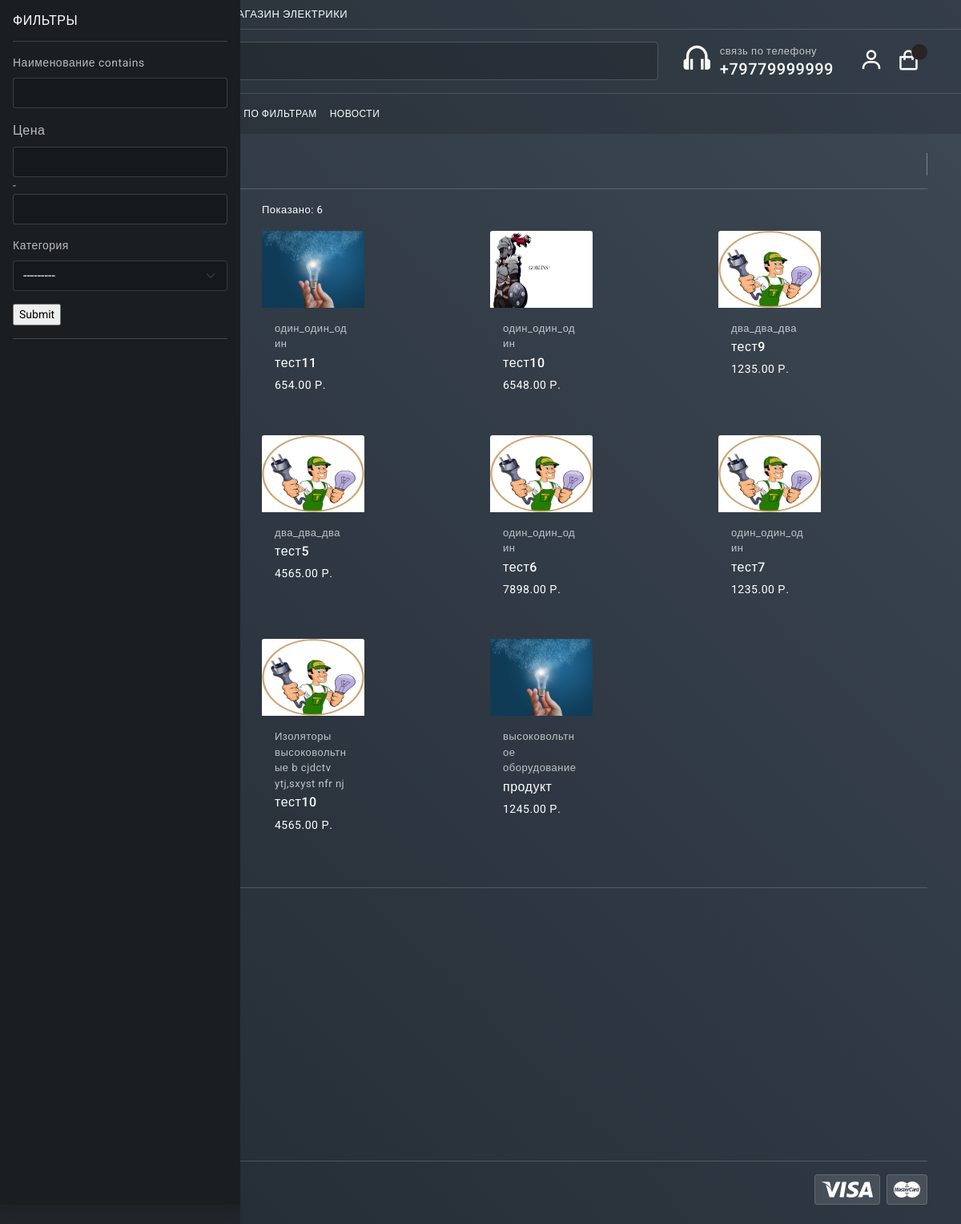
Before: /filterpage with the older database file.
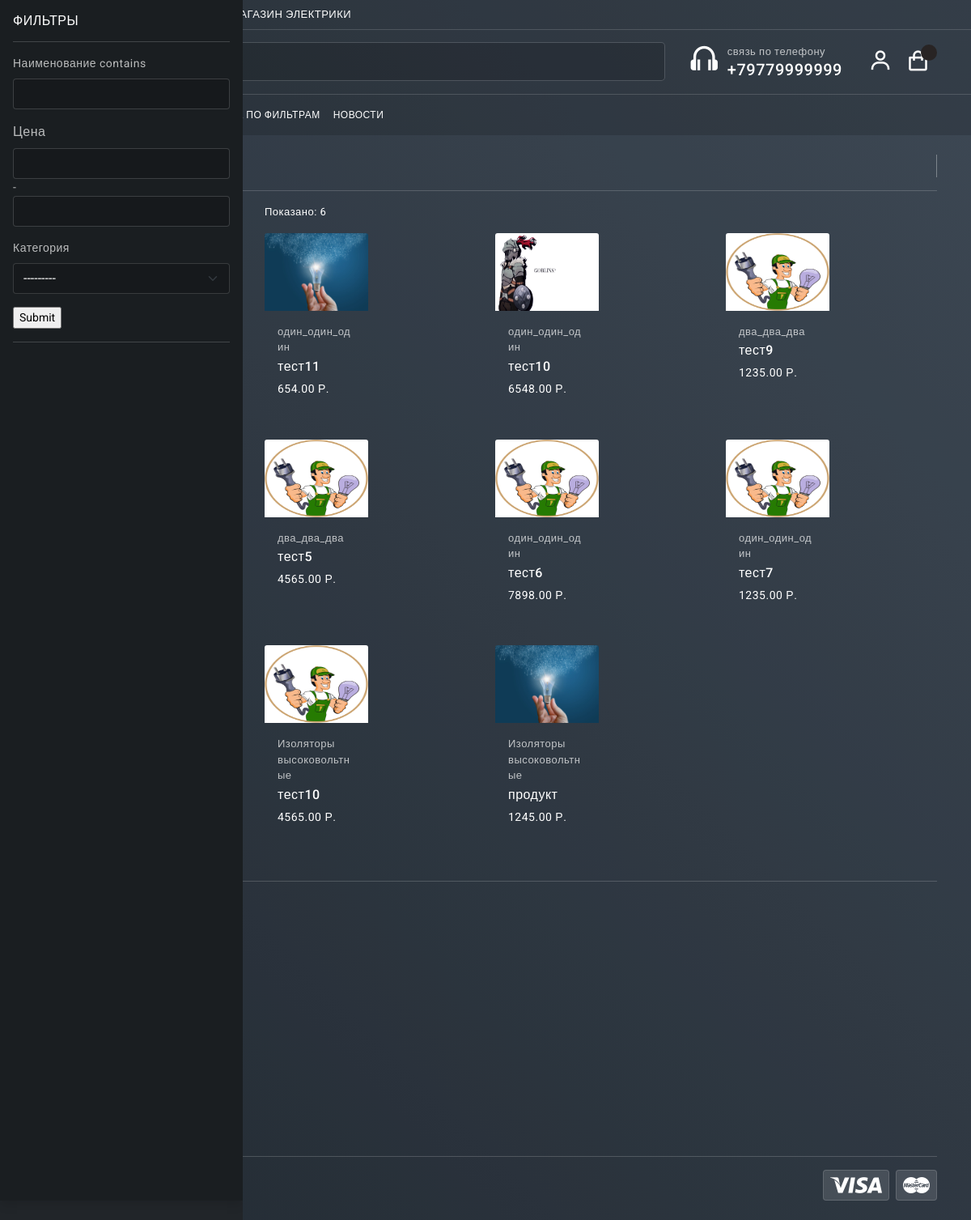
After: the same page with the newer database file.
### mainapp/models.py (models this page shows, shortened)
class Product(models.Model):
	category = models.ForeignKey(Category, verbose_name='Категория', on_delete=models.CASCADE)
	title = models.CharField(max_length=255, verbose_name="наименование")
	identifications = models.PositiveIntegerField(default=1, verbose_name='индификатор', blank=True)
	slug = models.SlugField(unique=True)
	image = models.ImageField(verbose_name='Изображение')
	description = models.TextField(verbose_name='описание', null=True)
	price = models.DecimalField(max_digits=9, decimal_places=2, verbose_name='Цена')
	count_view = models.PositiveIntegerField(default=0, verbose_name='Количество')
	availabillity = models.BooleanField(null=True, verbose_name="наличие")
	characteristiks = models.TextField(verbose_name='описание', null=True, blank=True)
	date_created = models.DateTimeField(auto_now_add = True)
	property1 = models.CharField(max_length=255, verbose_name="свойство_№1", blank=True)
	property2 = models.CharField(max_length=255, verbose_name="свойство_№2", blank=True)
	property3 = models.CharField(max_length=255, verbose_name="свойство_№3", blank=True)
	property4 = models.CharField(max_length=255, verbose_name="свойство_№4", blank=True)
	property5 = models.CharField(max_length=255, verbose_name="свойство_№5", blank=True)
	property6 = models.CharField(max_length=255, verbose_name="свойство_№6", blank=True)
	property7 = models.CharField(max_length=255, verbose_name="свойство_№7", blank=True)
	property8 = models.CharField(max_length=255, verbose_name="свойство_№8", blank=True)
	property9 = models.CharField(max_length=255, verbose_name="свойство_№9", blank=True)
	property10 = models.CharField(max_length=255, verbose_name="свойство_№10", blank=True)
	def get_absolute_url(self):
		return reverse('mainapp:product_detail', args=[self.id, self.slug])
	class Meta:
		verbose_name = 'Продукт'
		verbose_name_plural = 'Продукты'

class Category(MPTTModel):
	name = models.CharField(max_length=255, verbose_name="имя категории")
	slug = models.SlugField(unique=True)
	parent = TreeForeignKey('self', on_delete=models.CASCADE, null=True, blank=True, related_name='children')
	class MPTTMeta:
		order_insertion_by = ['name']
	def __str__(self):
		return self.name
	class Meta:
		verbose_name = 'Категорию'
		verbose_name_plural = 'категории'

### mainapp/views.py (the view)
# urls.py: path('filterpage', PageFilterView.as_view(), name='filterpage'),
class PageFilterView(View):
    model = Product
    def get(self, request):
        products_filter = Product.objects.all()
        filter_P = Filter_products(self.request.GET, queryset=products_filter)
        context = {
            'filter_P': filter_P
        }
        return render(request, 'mainapp/pageproductfilter.html', context)

### mainapp/templates/mainapp/pageproductfilter.html (shortened to what this page needs)
{% extends 'mainapp/index.html' %}
{% load crispy_forms_tags %}
{% block content %}
				<section class="py-4">
					<div class="container">
						<h3 class="breadcrumb-title pe-3">Результат</h3>
						<hr>
						<div class="row">
							<div class="col-12 col-xl-3">
								<div class="filter-sidebar d-none d-xl-flex">
									<div class="card rounded-0 w-100">
										<div class="card-body">
											<h6 class="text-uppercase mb-0">фильтры</h6>
											<hr>
											<form method="get">
												{{ filter_P.form|crispy }}
												<input type="submit"/>
											</form>
											<hr>
										</div>
									</div>
								</div>
							</div>
							<div class="col-12 col-xl-9">
									<div class="product-wrapper">
										<div class="toolbox d-flex align-items-center mb-3 gap-2">
											<div class="d-flex flex-wrap">
												<div class="d-flex align-items-center flex-nowrap">
													<p class="mb-0 font-13 text-nowrap text-white">Показано: 6</p>
												</div>
											</div>
										</div>
										<div class="product-grid">
											<div class="row row-cols-2 row-cols-md-2 row-cols-xl-3">
												{% for product in filter_P.qs %}
												<div class="col">
													<div class="card rounded-0 product-card" style="width: 8rem;">
														<a href="{{ product.get_absolute_url }}">
															<img src="{{product.image.url}}"  style="height: 6rem; width: 8rem; " class="card-img-top img-fluid" alt="...">
													</a>
													<div class="card-body">
														<div class="product-info">
															<a href="javascript:;">
																<p class="product-catergory font-13 mb-1 ">{{product.category}}</p>
															</a>
															<a href="{{ product.get_absolute_url }}">
																<h6 class="product-name mb-2">{{product.title}}</h6>
															</a>
															<div class="d-flex align-items-center">
																<div class="mb-1 product-price">
																	<span class="text-white fs-8">{{product.price}} Р.</span>
																</div>
															</div>
														</div>
													</div>
												</div>
											</div>
											{% endfor %}
										</div>
									</div>
									</div>
								</div>
							</div>
							<hr>
						</div>
					</div>
{% endblock content %}

Changed rows visible on the page:
changed Product (number 7 of 8 on the later page): category "Изоляторы высоковольтные b cjdctv ytj,sxyst nfr nj" → "Изоляторы высоковольтные"
changed Product "продукт": category "высоковольтное оборудование" → "Изоляторы высоковольтные"
